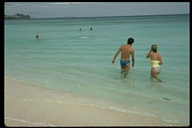
%> input picture sea.jpeg, 192 x 128 px
$ octave RunSegment.m   (GNU Octave 9; MATLAB toolbox functions it lacks are replaced by stand-ins)
%> lines starting %> are read from the running program, lines starting %| are printed output that depends on the picture
### CalMeanCoordinate.m
function [ coordinateMean ] = CalMeanCoordinate( L, rowNum, colNum, curSegNum )
% the central point will be the mean of all coordinates
xTotal = 0;
yTotal = 0;
count = 0;
% the leftest and toppest point will be [1,1]
for i = 1:rowNum
    for j = 1:colNum
        if curSegNum == L(i, j)
            % x will be the horizental direction, so it is the column
            % y is the row
            xTotal = xTotal + j;
            yTotal = yTotal + i;
            count = count + 1;
        end
    end
end
xMean = xTotal / count / colNum;
yMean = yTotal / count / rowNum;
coordinateMean = [xMean, yMean];
end

### FindEdges.m
function [ edge_vertexNums ] = FindEdges( L, rowNum, colNum, curSegNum )
edge_vertexNums = 0;
% first, run it horizontally
for i = 1:rowNum
    % whether meet the current segment number
    isFindCurSegNum = 0;
    % the last num met, which is not equal to the current number
    lastNum = 0;
    for j = 1:colNum
        % if L(i, j) euqals to the segemtn number
        if L(i,j) == curSegNum
            isFindCurSegNum = 1;
            % if the last num is not equal to 0, it means we have met
            % another num, then set it to the edge array
            if lastNum ~= 0
                edge_vertexNums(length(edge_vertexNums) + 1) = lastNum;
            end
        else
            % if L(i, j) is not euqal to the segemtn number and we already
            % met the segment number, then set it to the edge array and set
            % the isFindCurSegNum to 0
            if isFindCurSegNum == 1
                edge_vertexNums(length(edge_vertexNums) + 1) = L(i,j);
                isFindCurSegNum = 0;
            % if not, it means we have not met the seg number, then
            % coutinue finding and set the last number
            else
                lastNum = L(i,j);
            end
        end
    end
    % just in case that we found the seg number and another number but not
    % set it
    if isFindCurSegNum == 1 && lastNum ~= 0
        edge_vertexNums(length(edge_vertexNums) + 1) = lastNum;
    end
end

% then run it vertically
for j = 1:colNum
    isFindCurSegNum = 0;
    lastNum = 0;
    for i = 1:rowNum
        if L(i,j) == curSegNum
            isFindCurSegNum = 1;
            if lastNum ~= 0
                edge_vertexNums(length(edge_vertexNums) + 1) = lastNum;
            end
        else
            if isFindCurSegNum == 1
                edge_vertexNums(length(edge_vertexNums) + 1) = L(i,j);
                isFindCurSegNum = 0;
            else
                lastNum = L(i,j);
            end
        end
    end
    if isFindCurSegNum == 1 && lastNum ~= 0
        edge_vertexNums(length(edge_vertexNums) + 1) = lastNum;
    end
end
edge_vertexNums = unique(edge_vertexNums);
end

### CalMeanColor.m
function [ meanColor ] = CalMeanColor( L, rowNum, colNum, num, idx, image )
redIdx = idx{num};
greenIdx = idx{num} + rowNum * colNum;
blueIdx = idx{num} + 2 * rowNum * colNum;
meanRed = mean(image(redIdx));
meanGreen = mean(image(greenIdx));
meanBlue = mean(image(blueIdx));
meanColor = [meanRed, meanGreen, meanBlue];
end

### ConvertNodes.m
function [ std_nodes ] = ConvertNodes( meanColors )
for i = 1:length(meanColors)
    color = meanColors(1, i);
    % R G B
%     nodeLabel = int32(color{1}(1)) * 1000000 + int32(color{1}(2)) * 1000 + int32(color{1}(3));
    nodeLabel = 0;
    for j = 1:3
        oneColor = fix(color{1}(1, j) / 16);
        nodeLabel = nodeLabel * 100;
        nodeLabel = nodeLabel + oneColor;
    end
    std_nodes(i, 1) = nodeLabel;
end
end

### ConvertEdges.m
function [ std_edges ] = ConvertEdges( edges, centralCoordinates )
% convert edges to standard edges data structure
count = 1;
for i = 1:length(edges)
    for j = 1:length(edges{i})
        nodeA = i;
        nodeB = edges{i}(j);
        % node must be greater than 0
        if nodeA ~= 0 && nodeB ~= 0
            % nodeA must be greater than nodeB, or switch them
            if nodeA > nodeB
                t = nodeA;
                nodeA = nodeB;
                nodeB = t;
            end
            std_edges(count, 1) = nodeA;
            std_edges(count, 2) = nodeB;
            % just set the label of edge to the distant between nodes
            std_edges(count, 3) = CalDistant(centralCoordinates{nodeA}, centralCoordinates{nodeB});
            count = count + 1;
        end
    end
end
std_edges = unique(std_edges,'rows');
end

### Prim.m
function [ graphs ] = Prim( coordinates, nodes, edges, heapNum )
p=cell2mat(coordinates');

% Cluster to [heapNum] heaps
idx=kmeans(p,heapNum);
count=zeros(heapNum,1);
am=zeros(length(edges));
for cnt=1:length(edges)
    am(edges(cnt,1),edges(cnt,2))=edges(cnt,3);
end
for num=1:length(idx)
    tmp=idx(num);
    count(tmp)=count(tmp)+1;
    point_set(count(tmp),tmp)=num;
end

% Prim
for num=1:heapNum
    clear mir_t eset_tmp etable gtmp ttmp tedge;
    k=1;
    for i=1:count(num)
        for j=i+1:count(num)
            if am(point_set(i,num),point_set(j,num))~=0
                eset_tmp(k,1)=i;
                eset_tmp(k,2)=j;
                eset_tmp(k,3)=am(point_set(i,num),point_set(j,num));
                mir_t(i)=point_set(i,num);  %ding dian ming cheng dui zhao biao
                mir_t(j)=point_set(j,num);
                k=k+1;
            end
        end
    end
    mir{1,num}=mir_t;
    edge_set{1,num}=eset_tmp;
    etable = table(eset_tmp(:,1:2),eset_tmp(:,3),'VariableNames',{'EndNodes','Weight'});
    EdgeTable{1,num}=etable;
    gtmp=graph(etable);
    G{1,num}=gtmp;
    ttmp=minspantree(gtmp);
    T{1,num}=ttmp;
    tedge=ttmp.Edges.EndNodes;
    tedge(:,3)=ttmp.Edges.Weight;
    for i=1:length(tedge)
        tedge(i,1)=mir_t(tedge(i,1));
        tedge(i,2)=mir_t(tedge(i,2));
    end
    true_edge{1,num}=tedge;

    % Get label from nodes. Compare it with point_set. Bulid nodes
    countP = 1;
    nodesTemp = 0;
    for i = 1:length(point_set)
        point = point_set(i, num);
        if (point ~= 0)
            nodesTemp(countP, 1) = nodes(point, 1);
            countP = countP + 1;
        end
    end
    field1 = 'nodelabels';
    value1 = uint32(nodesTemp);
%     nodeTable = table(nodesTemp(:,1));
    % Build edges
    edgesTemp = 0;
    for i = 1:length(tedge)
        if tedge(i, 3) == 0
            continue;
        end
        for j = 1:length(point_set)
            point = point_set(j, num);
            if point == tedge(i, 1)
                edgesTemp(i, 1) = j;
                break;
            end
        end
        for j = 1:length(point_set)
            point = point_set(j, num);
            if point == tedge(i, 2)
                edgesTemp(i, 2) = j;
                break;
            end
        end
        edgesTemp(i, 3) = 1;
    end
    field2 = 'edges';
    value2 = uint32(edgesTemp);
%     edgeTable = table(edgesTemp(:,1:2), edgesTemp(:,3), 'VariableNames', {'EndNodes','Weight'});
    graphs{num} = struct(field1, value1, field2, value2);
end
end

### RunSegment.m
clear;

image = imread('sea.jpeg');
%> image is the input picture: size 128x192x3 uint8; mean R, G, B 119.1, 139.4, 126.3
% [L, N] = superpixels(image, num)
% L: segment result
% N: the number of segments you get
% num: the number of segments you want
[L, N] = superpixels(image, 50);
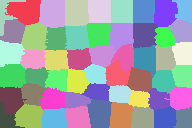
%> L: size 128x192 double; 54 distinct labels, from 1 to 54; one colour per label, 0 black
%> N = 54
rowNum = size(image, 1);
%> rowNum = 128
colNum = size(image, 2);
%> colNum = 192
% get lineal array of L
idx = label2idx(L);
%> idx = 54 items

% cal central coordinates and mean colors, and find adjoining edges
centralCoordinates = cell(1, N);
%> centralCoordinates = 54 items
edges = cell(1, N);
%> edges = 54 items
meanColors = cell(1, N);
%> meanColors = 54 items
for num = 1:N
    centralCoordinates{num} = CalMeanCoordinate(L, rowNum, colNum, num);
    edges{num} = FindEdges(L, rowNum, colNum, num);
    meanColors{num} = CalMeanColor(L, rowNum, colNum, num, idx, image);
end
%> this loop made 54 passes
%> (xMean in CalMeanCoordinate, yMean in CalMeanCoordinate, edge_vertexNums in FindEdges, meanRed in CalMeanColor, meanGreen in CalMeanColor, meanBlue in CalMeanColor) on passes 1 to 12: (0.0337, 0.112, [0 2 10], 25.41, 31.14, 30.63), (0.134, 0.0929, [0 1 3 10 12], 99, 118.8, 121.6), (0.277, 0.11, [0 2 4 12 16 17], 100, 123.2, 125), (0.402, 0.105, [0 3 5 13 16], 101, 123.1, 124.9), (0.522, 0.0928, [0 4 6 13 14], 100.4, 121.4, 124.8), (0.638, 0.0939, [0 5 7 14 15], 98.38, 120, 122.8), (0.752, 0.0928, [0 6 8 15], 94.87, 116.1, 119.4), (0.863, 0.105, [0 7 9 11 15 18], 91.71, 115, 117.7), (0.962, 0.0842, [0 8 11], 68.73, 85.04, 88.01), (0.0722, 0.251, [0 1 2 12 19], 91.27, 125.7, 118.9), (0.949, 0.246, [0 8 9 18 20], 86.49, 119.5, 115.2), (0.185, 0.294, [0 2 3 10 17 19 26], 102.6, 141.1, 130.7)
std_nodes = ConvertNodes(meanColors);
%> the loop in ConvertNodes, `for i = 1:length(meanColors)` made 54 passes
%> color on passes 1 to 12: {[25.41 31.14 30.63]}, {[99 118.8 121.6]}, {[100 123.2 125]}, {[101 123.1 124.9]}, {[100.4 121.4 124.8]}, {[98.38 120 122.8]}, {[94.87 116.1 119.4]}, {[91.71 115 117.7]}, {[68.73 85.04 88.01]}, {[91.27 125.7 118.9]}, {[86.49 119.5 115.2]}, {[102.6 141.1 130.7]}
std_edges = ConvertEdges(edges, centralCoordinates);
%> the loop in ConvertEdges, `for i = 1:length(edges)` made 54 passes

% ShowOutputImage(L, rowNum, colNum, idx, image, N, 1, 1)
clear image L idx num N edges rowNum colNum meanColors;

graphs = Prim(centralCoordinates, std_nodes, std_edges, 5);
%> in Prim, `am=zeros(length(edges));`: am: size 131x131 double; every value is 0
%> the loop in Prim, `for cnt=1:length(edges)` made 131 passes
%> after the loop in Prim, `for cnt=1:length(edges)`:
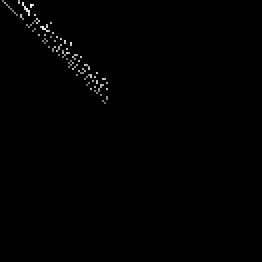
%> am: size 131x131 double (shown 2 times larger); min 0, max 0.228, mean 0.00116; drawn with min black and max white
%> the loop in Prim, `for num=1:length(idx)` made 54 passes
%> the run ends on the next line
